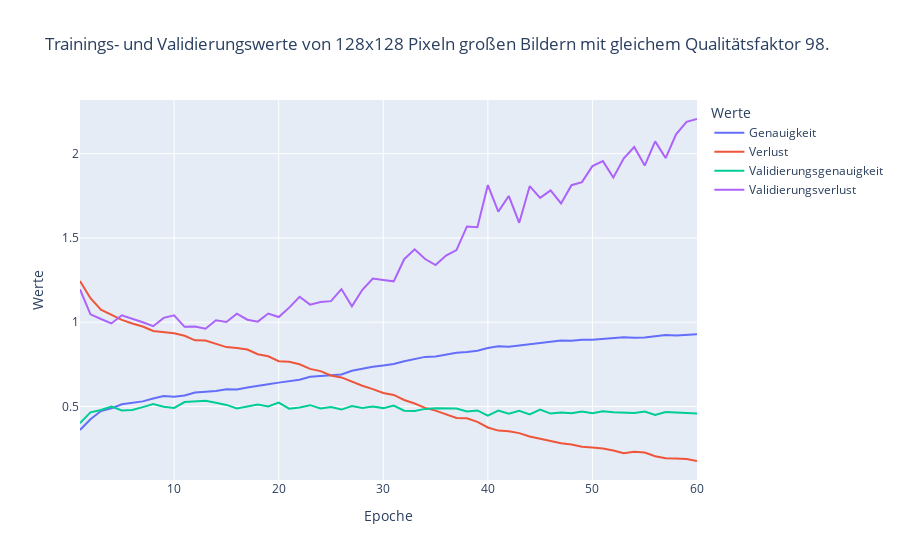

Notebook source saved alongside this figure:
### Code cell
generate_line_graph(
    './128_QF-98/history_train.csv',
    'Trainings- und Validierungswerte von 128x128 Pixeln großen Bildern mit gleichem Qualitätsfaktor 98.'
)
